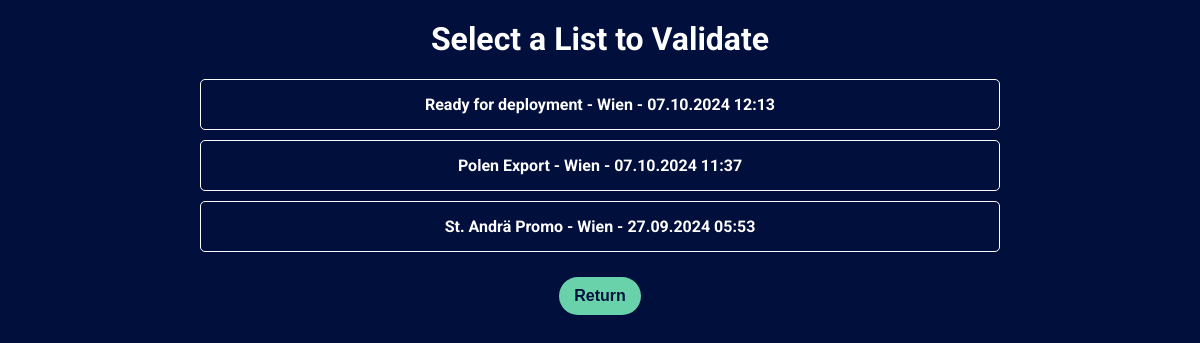
The page /validate_lists on the database its author committed.
### app.py (models this page shows)
class List(db.Model):
    id = db.Column(db.Integer, primary_key=True)
    name = db.Column(db.String(100))
    warehouse = db.Column(db.String(100))
    timestamp = db.Column(db.DateTime, default=get_local_time)
    scans = db.relationship('Scan', backref='list', lazy=True, cascade='all, delete-orphan')
    is_validated = db.Column(db.Boolean, default=False)
    validation_timestamp = db.Column(db.DateTime)
    validations = db.relationship('Validation', backref='list', lazy=True, cascade='all, delete-orphan')

### app.py (the view)
@app.route('/validate_lists')
def validate_lists():
    logging.debug("Fetching lists for validation.")
    all_lists = List.query.order_by(List.timestamp.desc()).all()
    for lst in all_lists:
        total_scans = len(lst.scans)
        total_validations = len(lst.validations)
        lst.total_scans = total_scans
        lst.total_validations = total_validations
        logging.debug(f"List ID {lst.id}: Total Scans: {total_scans}, Total Validations: {total_validations}")
    return render_template('validate_lists.html', lists=all_lists)

### templates/validate_lists.html (shortened to what this page needs)
<!DOCTYPE html>
<html lang="en">
<head>
    <link rel="stylesheet" href="{{ url_for('static', filename='css/style.css') }}">
</head>
<body>
    <h1>Select a List to Validate</h1>
    <div id="lists-container">
        <ul id="lists">
            {% for list in lists %}
            <li class="list-item">
                <a href="/validate_list_overview/{{ list.id }}">{{ list.name }} - {{ list.warehouse }} - {{ list.timestamp.strftime('%d.%m.%Y %H:%M') }}</a>
            </li>
            {% else %}
            <li>No lists available for validation.</li>
            {% endfor %}
        </ul>
    </div>
    <div class="buttons-container">
        <button onclick="window.location.href='/'">Return</button>
    </div>
</body>
</html>

### static/css/style.css (style rules this page uses)
body { margin: 0; font-family: 'Roboto', sans-serif; text-align: center; background-color: #000f3c; font-weight: bold; color: white; overflow-y: auto; }
h1, h2, p, button, input, label { font-weight: bold; }
h1 { text-align: center; margin-top: 20px; }
#lists-container { max-width: 800px; margin: 0 auto; }
#lists { list-style-type: none; padding: 0; }
#lists li { margin: 10px 0; padding: 15px; border-radius: 5px; border: 1px solid #ccc; border-color: #ffffff; }
#lists li a { text-decoration: none; color: #fff; font-weight: bold; }
.buttons-container { text-align: center; margin: 20px 0; }
.buttons-container button { margin: 5px; padding: 10px 15px; font-size: 16px; cursor: pointer; }
button { padding: 10px 20px; font-size: 16px; background-color: #69d2aa; color: #000f3c; border: none; border-radius: 30px; cursor: pointer; font-weight: bold; }
h1, h2, p { color: white; }
a { color: inherit; text-decoration: none; }

### rows shown on the page
List: name "Ready for deployment", warehouse "Wien", timestamp "07.10.2024 12:13"
List: name "Polen Export", warehouse "Wien", timestamp "07.10.2024 11:37"
List: name "St. Andrä Promo", warehouse "Wien", timestamp "27.09.2024 05:53"
